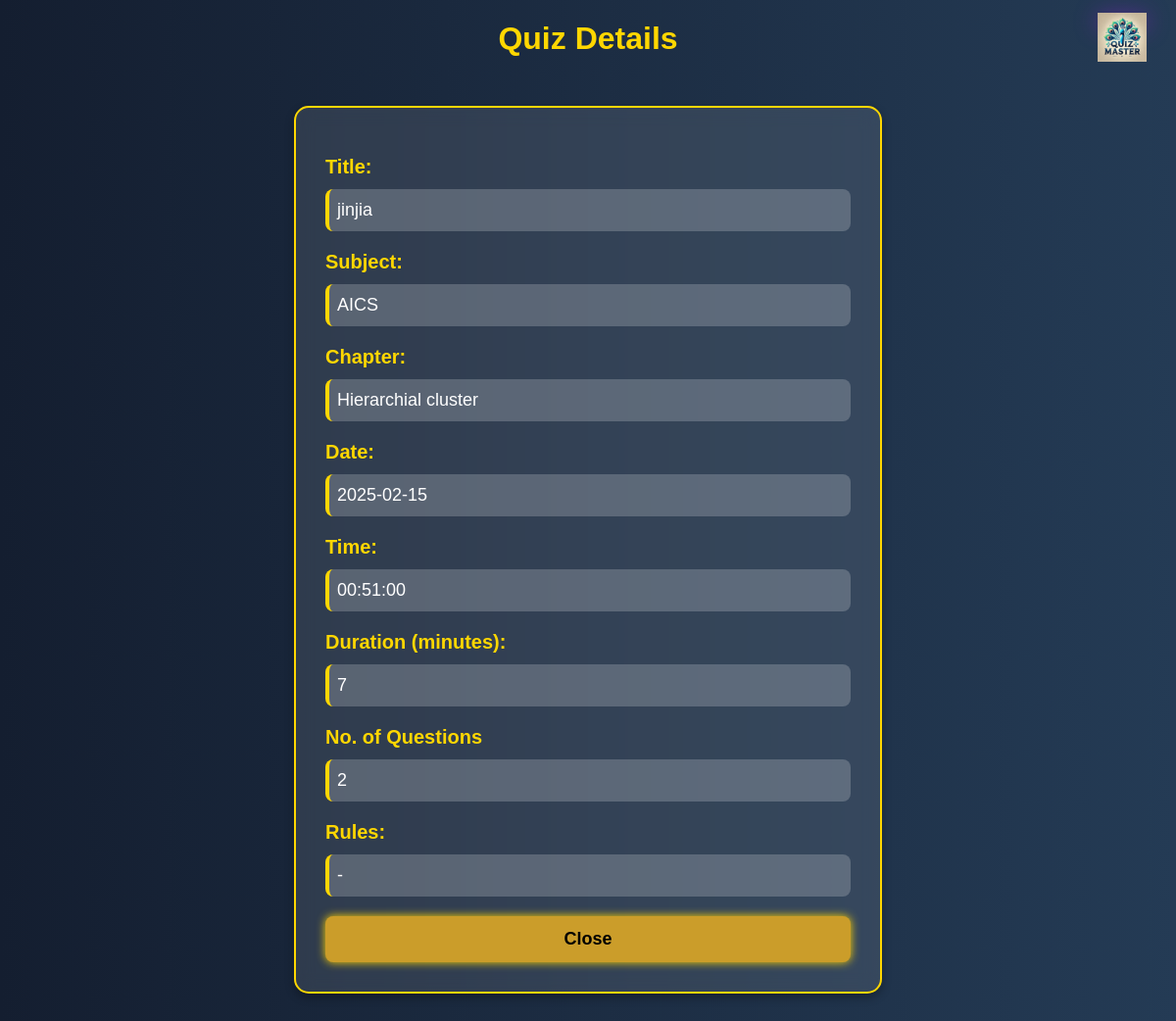
Page /view_quiz/7 (signed in) on the committed database.
### model/model.py (models this page shows)
class Quiz(db.Model):
    __tablename__ = "quizzes"
    id = db.Column(db.Integer, primary_key=True)
    title = db.Column(db.String(100), nullable=False)
    chapter_id = db.Column(db.Integer, db.ForeignKey("chapters.id"), nullable=False)
    date = db.Column(db.Date, nullable=False)
    time = db.Column(db.Time, nullable=False)
    duration = db.Column(db.Integer, nullable=False)
    rules = db.Column(db.String(500), nullable=True)
    chapter = db.relationship("Chapter", back_populates="quizzes")
    questions = db.relationship("Question", back_populates="quiz", cascade="all, delete-orphan")
    scores = db.relationship("Score", back_populates="quiz", cascade="all, delete-orphan")
    user_responses = db.relationship("UserResponse", cascade="all, delete-orphan")

class Subject(db.Model):
    __tablename__ = "subjects"
    id = db.Column(db.Integer, primary_key=True)
    name = db.Column(db.String(100), nullable=False)
    description = db.Column(db.String(700), nullable=True)
    chapters = db.relationship("Chapter", back_populates="subject", cascade="all, delete-orphan")

class Chapter(db.Model):
    __tablename__ = "chapters"
    id = db.Column(db.Integer, primary_key=True)
    name = db.Column(db.String(100), nullable=False)
    description = db.Column(db.String(700), nullable=False)
    subject_id = db.Column(db.Integer, db.ForeignKey("subjects.id"), nullable=False)
    subject = db.relationship("Subject", back_populates="chapters")
    quizzes = db.relationship("Quiz", back_populates="chapter", cascade="all, delete-orphan")

### controllers/controllers.py (the view)
@controllers.route('/view_quiz/<int:quiz_id>')
def view_quiz(quiz_id):
    if 'user_id' not in session :
        flash('Please log in to access the dashboard.')
        return redirect(url_for('controllers.login'))
    quiz = Quiz.query.get_or_404(quiz_id)
    return render_template('view_quiz.html', quiz = quiz)

### templates/view_quiz.html (shortened to what this page needs)
<!DOCTYPE html>
<html lang="en">
<head>
    <link href="https://stackpath.bootstrapcdn.com/bootstrap/4.5.2/css/bootstrap.min.css" rel="stylesheet">
</head>
<body>
    <h1> Quiz Details</h1>
    <header class="logo">
        <img src="{{ url_for('static', filename='images/logo.png') }}" alt="Quiz Master Logo" width="50">
    </header>
    <div class="container">
        <form method="POST">
            <div class="quiz-details">
                <label for="qname">Title:</label>
                <p>{{ quiz.title }}</p>
                <label for="qsubject">Subject:</label>
                <p>{{ quiz.chapter.subject.name }}</p>
                <label for="qchapter">Chapter:</label>
                <p>{{ quiz.chapter.name }}</p>
                <label for="qdate">Date:</label>
                <p>{{ quiz.date }}</p>
                <label for="qtime">Time:</label>
                <p>{{ quiz.time }}</p>
                <label for="qduration">Duration (minutes):</label>
                <p>{{ quiz.duration }}</p>
                <label for="qduration">No. of Questions</label>
                <p>{{ quiz.questions|length }}</p>
                <label for="qrules">Rules:</label>
                <p>{{ quiz.rules }}</p>
            </div>
            <div class="btn-group">
                <a href="{{ url_for('controllers.user_dashboard') }}" class="btn btn-secondary">Close</a>
            </div>
        </form>
    </div>
</body>
</html>

### templates/view_quiz.html (style rules this page uses)
body { font-family: 'Poppins', sans-serif; margin: 0; padding: 20px; background: linear-gradient(to right, #141E30, #243B55); color: white; }
.container { max-width: 600px; margin: 50px auto; background: rgba(255, 255, 255, 0.1); backdrop-filter: blur(10px); padding: 30px; border-radius: 15px; box-shadow: 0 4px 10px rgba(0, 0, 0, 0.3); text-align: center; border: 2px solid gold; }
h1 { text-align: center; color: gold; font-size: 32px; font-weight: bold; margin-bottom: 20px; }
.quiz-details { text-align: left; }
.quiz-details label { font-weight: bold; color: gold; font-size: 20px; display: block; margin-top: 15px; }
.quiz-details p { font-size: 18px; color: white; background: rgba(255, 255, 255, 0.2); padding: 8px; border-radius: 8px; border-left: 4px solid gold; margin-top: 5px; }
.btn-group { margin-top: 20px; display: flex; justify-content: center; }
.btn { font-size: 18px; padding: 10px 20px; border-radius: 8px; border: none; cursor: pointer; font-weight: bold; transition: all 0.3s ease; }
.btn-secondary { background: rgb(203, 157, 42); color: black; box-shadow: 0 0 10px gold; }
header.logo { position: absolute; right: 30px; top: 13.3px; height:10px; margin-top: 5px 0; box-shadow: 0px 4px 22px rgba(133, 36, 202, 0.86); }

### rows in the picture
Quiz: title "jinjia", date "2025-02-15", time "00:51:00", duration "7", rules "-"
Subject: chapter.subject.name "AICS"
Chapter: chapter.name "Hierarchial cluster"

### other values in the picture
{{ quiz.questions|length }} "2"
